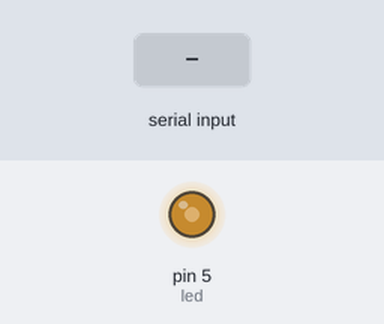
The sketch below on a simulated Arduino Mega 2560, built with avr-gcc and run on an emulated ATmega2560. On the bench: output pins drawn as LEDs (lit = HIGH). The test bench sets the inputs (shaded band). What the sketch prints to the serial monitor is not drawn.

Above: at 1.2 s.
1.3 s: "90,45\n" received over Serial
At 2.9 s:
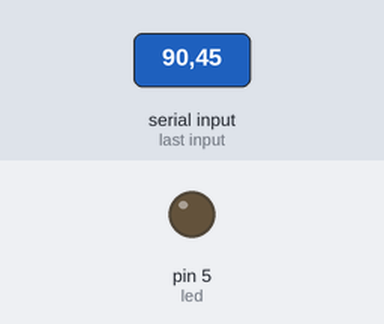
Timing chart, 0 to 10.3 s (numbered marks = the images above; inputs shaded):
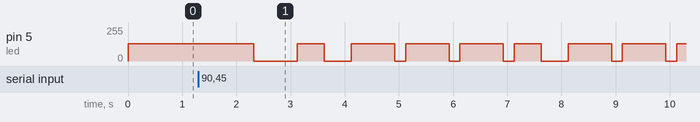

The sketch:

final_JJY.ino
```cpp
/*
  Wireless Networking Fundamentals and Applications - Lab2
  Team 7
  VLC
  Yen Su,MH Yang,WC Lin,Joe Huang,Jack Kao
*/

int led = 5;
byte timecode[60];
int date, year, month, day, hour, minu, weekday ;

void setup()
{
	Serial.begin(9600);

	pinMode(led, OUTPUT);
	TCCR3A = _BV(COM3A0) | _BV(WGM30);  //0x0F => fast PWM TOP=OCRnA
	TCCR3B = _BV(WGM33)  |  _BV(CS30);  //CS30 0x01=> presaler = 1
	OCR3A = 100;   // set 100 for 40khz
    //  OCR3A = 66     // set 66 for 60khz
}

char buf[18];
int idx = 0, looptime = 0;

//int year, month, day, hour, min, weekday
//  2015/04/10 22:34 7
//  0    2  4  6  8 10

int flag = 0 ;     // let user input the time only at first
int smile = 0 ;    // print out ^_^ on monitor for waiting input
void loop()
{
        int cc = 0;
        // print out ^_^ on monitor for waiting input
        while (cc <= 0 && flag==0 ) {
          cc = Serial.available();
          if(smile == 20){
              smile = 0 ;
              Serial.println("");
          }

          Serial.print(" ^_^ ");
          smile ++;
          delay(500);
        }

        // let user input the time and store in buffer
        if(flag == 0){
            for (int i = 0; i < cc; i++) {
                char incomingByte = Serial.read();
                buf[idx] = incomingByte;
                idx++;
            }
            flag = 1 ;

            // compute the data which clock needs
            memset(timecode, 8, sizeof(timecode));
            year = 1000*(buf[0]-'0')+100*(buf[1]-'0')+10*(buf[2]-'0')+(buf[3]-'0');
            month =10*(buf[5]-'0')+(buf[6]-'0');
            day = 10*(buf[8]-'0')+(buf[9]-'0');
            hour = 10*(buf[11]-'0')+(buf[12]-'0');
            minu = 10*(buf[14]-'0')+(buf[15]-'0');
            weekday = buf[17]-'0';
        }

        if (looptime!=0) minu++;   // minute+1 when enter again in the loop
	setupTimeCode();           // initalize the timecode[60]
	looptime++;

	Serial.print(year);
	Serial.print("/");
	Serial.print(month);
	Serial.print("/");
	Serial.print(day);
	Serial.print(" ");
	Serial.print(hour);
	Serial.print(":");
	Serial.print(minu);
	Serial.print(" ");
	Serial.print(weekday);
	Serial.print(" ");
	Serial.println(date);

        // modulate the wave
	for (int i = 0; i < 60; i++) {
		Serial.print("i = ");
		Serial.println(i);
		Serial.print("timecode = ");
		Serial.println(timecode[i]);
		if (timecode[i] == 2) {
			genDuration(200);
		} else if (timecode[i] == 5) {
			genDuration(500);
		} else {
			genDuration(800);
		}
	} // for
}

//=========================== JJY ===========================
void setupTimeCode()
{
	int i ;
        if(minu == 60) {
             minu = 0 ;
             hour ++ ;
        }

        if(hour == 24) {
             hour = 0 ;
             day ++ ;
             weekday ++ ;
        }

        if(weekday == 8)
             weekday = 1;

        if(day == 31)
            if(month ==4 || month ==6 || month ==9 || month ==11){
                  month ++ ;
                  day = 1 ;
            }
        if(day == 32)
            if(month ==1 || month ==3 || month ==5 || month ==7 || month ==8 || month ==10 || month ==12){
                  month ++ ;
                  day = 1 ;
            }
        if(day == 30 && month==2 )
            if( (year % 400 ==0) || (year % 4 ==0) && (year % 100 !=0) ){
                  month ++ ;
                  day = 1 ;
            }
        if(day == 29 && month==2 )
            if( ! ((year % 400 ==0) || (year % 4 ==0) && (year % 100 !=0)) ){
                  month ++ ;
                  day = 1 ;
            }

        if(month==13){
            month = 1 ;
            year ++ ;
        }

        date = dayofYear(year,month,day) ;

        /*
        Serial.println("I am buffer: ");
        for(int i =0; i<18 ; i++){
        Serial.print(buf[i]);
        }
        Serial.print("\n--------------\n");
        */
        Serial.println("");
	setupTimeCode100(minu, 0);			// min  timecode 1~8
	timecode[0] = 2;
	setupTimeCode100(hour, 10);         // hour timecode 12~18
	setupTimeCode100(date/10, 20);		// day of year timecode 20~29
	setupTimeCode100(date%10*10, 30);	// day of year timecode 30~39

	int parity1 = 0, parity2 = 0;
	for (i = 12; i < 20; i++) parity1 ^= (timecode[i] == 5);
	for (i =  1; i < 10; i++) parity2 ^= (timecode[i] == 5);
	timecode[36] = parity1 ? 5 : 8;	// timecode 36
	timecode[37] = parity2 ? 5 : 8;	// timecode 37

	setupTimeCode100(year%100, 40);	// timecode 45~49
	for (i = 44; i > 40; i--)
	timecode[i] = timecode[i-1];	// timecode 41~44
	timecode[40] = 8;				// timecode 40

	timecode[50] = (weekday & 4) ? 5 : 8;
	timecode[51] = (weekday & 2) ? 5 : 8;
	timecode[52] = (weekday & 1) ? 5 : 8;
	timecode[59] = 2;

	/* dump */
	for (i = 0; i < 60; i++) {
		Serial.print(timecode[i], DEC);
		Serial.print(i % 10 == 9 ? "\r\n" : " ");
	} // for
}

void setupTimeCode100(int m, int i)
{
        timecode[i+0] = ((m/10) & 8) ? 5 : 8;     // 1->5   0->8
        timecode[i+1] = ((m/10) & 4) ? 5 : 8;
        timecode[i+2] = ((m/10) & 2) ? 5 : 8;
        timecode[i+3] = ((m/10) & 1) ? 5 : 8;
        timecode[i+4] = 8;
        timecode[i+5] = ((m%10) & 8) ? 5 : 8;
        timecode[i+6] = ((m%10) & 4) ? 5 : 8;
        timecode[i+7] = ((m%10) & 2) ? 5 : 8;
        timecode[i+8] = ((m%10) & 1) ? 5 : 8;
        timecode[i+9] = 2;
}

int dayofYear(int y, int m, int d){
    int i ;
    int ans = 0 ;
    int mon[] = {31,28,31,30,31,30,31,31,30,31,30,31,30} ;

    for(i=0 ; i < m-1 ; i++){
		if(m != 1)
			ans += mon[i];
		else
			break;
    }

    ans += d ;
    if( ( ( (y % 400 ==0) || (y % 4 ==0) && (y % 100 !=0) ) ) && (m > 2))
       ans += 1 ;

    return ans;
}

void genDuration(int second) {
	TCCR3A = _BV(COM3A0) | _BV(WGM30);
	delay(second);
	TCCR3A =_BV(COM3A1) | _BV(COM3A0);
	delay(1000-second);
}
```

Measured:
- after the input at 1.3 s, pin 5 (led): 128/255 → 0/255 after 1.0 s, → 128/255 0.80 s later, → 0/255 0.50 s later, → 128/255 0.50 s later, … (16 changes in this stretch)
